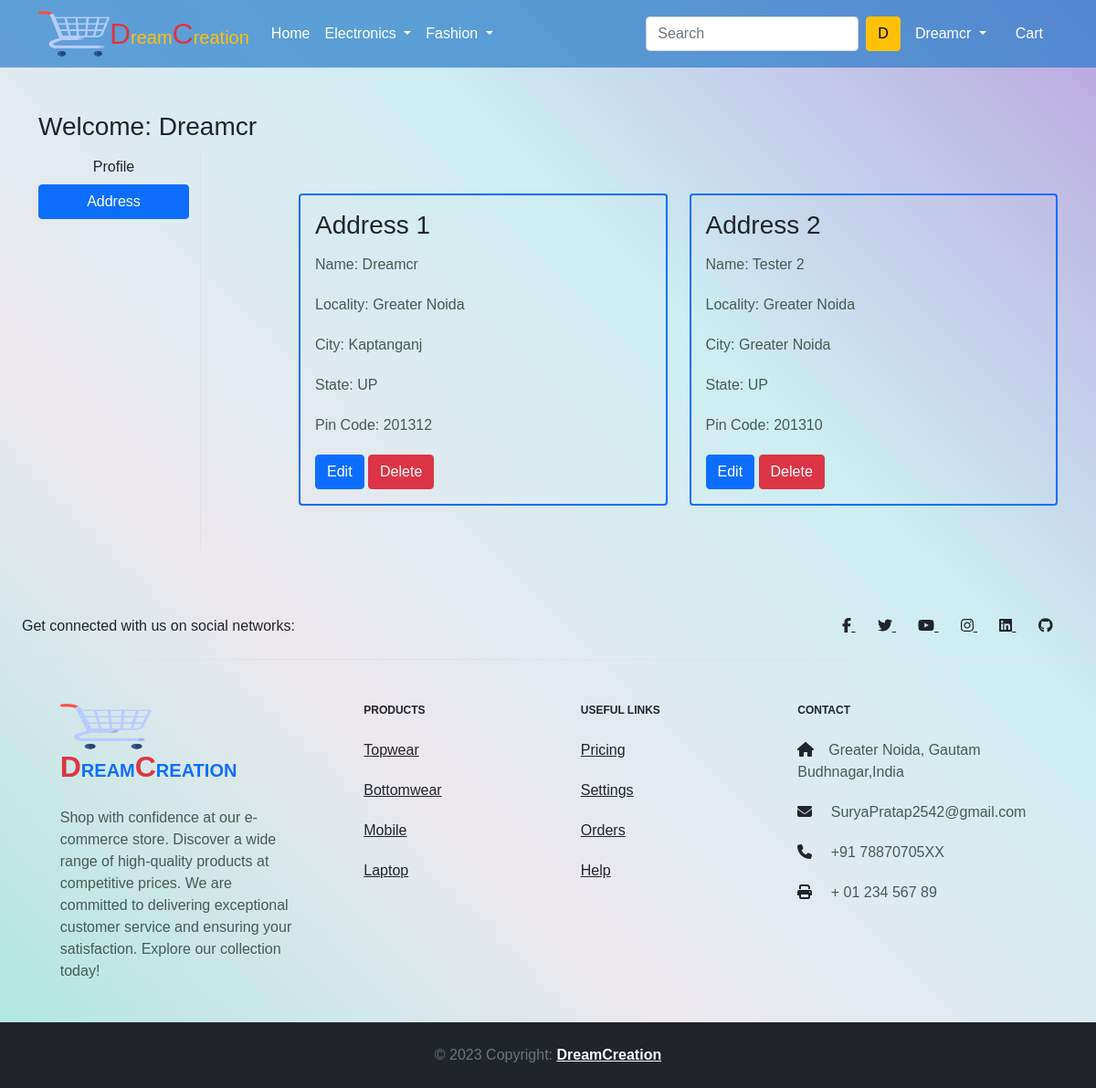
The page /address/ (signed in) on the database its author committed.
### app/models.py (models this page shows, shortened)
class Customer(models.Model):
    user=models.ForeignKey(User,on_delete=models.CASCADE)
    name=models.CharField(max_length=200)
    locality=models.CharField(max_length=200)
    city=models.CharField(max_length=50)
    zipcode=models.IntegerField()
    state=models.CharField(choices=STATE_CHOICES,max_length=50)

### app/views.py (the view)
# urls.py: path('address/', views.address, name='address'),
@login_required
def address(request):
    add = Customer.objects.filter(user=request.user)
    return render(request, 'app/address.html', {'add': add, 'active': 'btn-primary'})

### app/templates/app/address.html (shortened to what this page needs)
{% extends 'app/base.html' %}
{% load static %}
{% block main-content %}
<div class="container my-5">
    <div class="row">
        <h3>Welcome: <span class="text-capitalize">{{ request.user }}</span></h3>
        <div class="col-sm-2 border-end">
            <ul class="list-unstyled">
                <li class="d-grid"><a href="{% url 'profile' %}" class="btn">Profile</a></li>
                <li class="d-grid"><a href="{% url 'address' %}" class="btn {{ active }}">Address</a></li>
            </ul>
        </div>
        <div class="col-sm-9 offset-sm-1 mt-5">
            <div class="row">
                {% for ad in add %}
                <div class="col-sm-6">
                    <div class="card bg-transparent border border-primary border-2 border-rounded mb-5">
                        <div class="card-body">
                            <h3>Address {{ forloop.counter }}</h3>
                            <p>Name: {{ ad.name }}</p>
                            <p>Locality: {{ ad.locality }}</p>
                            <p>City: {{ ad.city }}</p>
                            <p>State: {{ ad.state }}</p>
                            <p>Pin Code: {{ ad.zipcode }}</p>
                            <div class="mt-3">
                                <a href="{% url 'edit_address' address_id=ad.id %}" class="btn btn-primary">Edit</a>
                                <form action="{% url 'delete_address' address_id=ad.id %}" method="post" style="display: inline;">
                                    <button type="submit" class="btn btn-danger">Delete</button>
                                </form>
                            </div>
                        </div>
                    </div>
                </div>
                {% endfor %}
            </div>
        </div>
    </div>
</div>
{% endblock main-content %}

### app/templates/app/base.html (shortened to what this page needs)
<!doctype html>
{% load static %}
<html lang="en">
<head>
  <link href="https://cdn.jsdelivr.net/npm/bootstrap@5.0.0-beta1/dist/css/bootstrap.min.css" rel="stylesheet"
>
  <link rel="stylesheet" href="{% static 'app/css/owl.carousel.min.css' %}">
  <link rel="stylesheet" href="{% static 'app/css/all.min.css' %}">
  <link rel="stylesheet" href="{% static 'app/css/style.css' %}">
</head>
<body >
  <nav class="navbar navbar-expand-lg ">
    <div class="container">
      <img src="{% static 'app/images/shopping-cart.png' %}" width="100" height="50" margin-left="-30px" class="logo" alt="">
      <a class="navbar-brand text-warning" href="/"><span class="text-danger fs-2">D</span>ream<span class="text-danger fs-2">C</span>reation</a>
      <div class="collapse navbar-collapse" id="navbarSupportedContent">
        <ul class="navbar-nav me-auto mb-2 mb-lg-0">
          <li class="nav-item">
            <a class="nav-link active text-white" aria-current="page" href="/">Home</a>
          </li>
          <li class="nav-item dropdown">
            <a class="nav-link dropdown-toggle text-white" href="#" id="electronicsDropdown" role="button"
              data-bs-toggle="dropdown" aria-expanded="false">
              Electronics
            </a>
          </li>
          <li class="nav-item dropdown">
            <a class="nav-link dropdown-toggle text-white" href="#" id="fashionDropdown" role="button"
              data-bs-toggle="dropdown" aria-expanded="false">
              Fashion
            </a>
          </li>
        </ul>
        {% if request.user.is_authenticated %}
        <form class="d-flex">
          <input class="form-control me-2" type="search" placeholder="Search" aria-label="Search">
          <button class="btn btn-warning" type="submit">{{ request.user.username|first|upper }}</button>
        </form>
        {%endif%}
        <div>
          <ul class="navbar-nav me-auto mb-2 mb-lg-0">
            {% if request.user.is_authenticated %}
            <li class="nav-item dropdown mx-2">
              <a class="nav-link dropdown-toggle text-white" href="#" id="profileDropdown" role="button"
                data-bs-toggle="dropdown" aria-expanded="false">
                <span class="text-capitalize">{{request.user.username|capfirst}}</span>
              </a>
            </li>
            <li class="nav-item mx-2">
              <a href="{% url 'showcart' %}" class="nav-link text-white"> Cart
              </a>
            </li>
            {% endif %}
          </ul>
        </div>
      </div>
    </div>
  </nav>
  {% block main-content %} {% endblock main-content %}
<footer class="text-center text-lg-start bgc text-muted" >
  <section class="d-flex justify-content-center justify-content-lg-between p-4 border-bottom text-dark">
    <div class="me-5 d-none d-lg-block">
      <span>Get connected with us on social networks:</span>
    </div>
    <div>
      <a href="https://www.facebook.com/profile.php?id=100029290171764" class="me-4 text-dark">
        <i class="fab fa-facebook-f"></i>
      </a>
      <a href="https://twitter.com/suryapratp788" class="me-4 text-reset">
        <i class="fab fa-twitter"></i>
      </a>
      <a href="https://www.youtube.com/c/DreamPoint" class="me-4 text-reset">
        <i class="fab fa-youtube"></i>
      </a>
      <a href="https://www.instagram.com/suryapratap6473/" class="me-4 text-reset">
        <i class="fab fa-instagram"></i>
      </a>
      <a href="https://www.linkedin.com/in/surya-pratap-singh-288bb4132/" class="me-4 text-reset">
        <i class="fab fa-linkedin"></i>
      </a>
      <a href="https://github.com/SuryaPratap2542" class="me-4 text-reset">
        <i class="fab fa-github"></i>
      </a>
    </div>
  </section>
  <section class="text-dark">
    <div class="container text-center text-md-start mt-5">
      <div class="row mt-3">
        <div class="col-md-3 col-lg-4 col-xl-3 mx-auto mb-4">
          <h6 class="text-uppercase fw-bold mb-4 text-dark">
            <img src="{% static 'app/images/shopping-cart.png' %}" width="100" height="50" margin-left="-30px" class="logo" alt="">
            <a class="navbar-brand" href="/"><span class="text-danger fs-2">D</span>ream<span class="text-danger fs-2">C</span>reation</a>
          </h6>
          <p>
            Shop with confidence at our e-commerce store. Discover a wide range of high-quality products at competitive prices. We are committed to delivering exceptional customer service and ensuring your satisfaction. Explore our collection today!
          </p>
        </div>
        <div class="col-md-2 col-lg-2 col-xl-2 mx-auto mb-4 text-dark">
          <h6 class="text-uppercase fw-bold mb-4">
            Products
          </h6>
          <p>
            <a href="{% url 'topwear' %}" class="text-dark">Topwear</a>
          </p>
          <p>
            <a href="{% url 'bottomwear' %}" class="text-dark">Bottomwear</a>
          </p>
          <p>
            <a href="{% url 'mobile' %}" class="text-dark">Mobile</a>
          </p>
          <p>
            <a href="{% url 'laptop' %}" class="text-dark">Laptop</a>
          </p>
        </div>
        <div class="col-md-3 col-lg-2 col-xl-2 mx-auto mb-4">
          <h6 class="text-uppercase fw-bold mb-4">
            Useful links
          </h6>
          <p>
            <a href="#!" class="text-dark">Pricing</a>
          </p>
          <p>
            <a href="#!" class="text-dark">Settings</a>
          </p>
          <p>
            <a href="#!" class="text-dark">Orders</a>
          </p>
          <p>
            <a href="#!" class="text-dark">Help</a>
          </p>
        </div>
        <div class="col-md-4 col-lg-3 col-xl-3 mx-auto mb-md-0 mb-4 ">
          <h6 class="text-uppercase fw-bold mb-4 text-dark">Contact</h6>
          <p><i class="fas fa-home me-3 text-dark"></i>Greater Noida, Gautam Budhnagar,India</p>
          <p>
            <i class="fas fa-envelope me-3 text-dark"></i>
            SuryaPratap2542@gmail.com
          </p>
          <p><i class="fas fa-phone me-3 text-dark"></i> +91 78870705XX</p>
          <p><i class="fas fa-print me-3 text-dark"></i> + 01 234 567 89</p>
        </div>
      </div>
    </div>
  </section>
  <div class="text-center p-4 bg-dark" >
    © 2023 Copyright:
    <a class=" text-light fw-bold" href="https://mdbootstrap.com/">DreamCreation</a>
  </div>
</footer>
</body>
</html>

### app/static/app/css/style.css (style rules this page uses)
body { background: linear-gradient(to top right, #aae6e0,#e9e3ead0,#c0e9eecb,#a98fd8cc); }
nav { background: #2077c8a8; }
* { margin: 0; padding: 0; box-sizing: border-box; font-family: 'Spartan', sans-serif; }
h6 { font-weight: 50px; font-size: 12px; }
p { font-size: 16px; color: #465b52; margin: 15px 0 20px 0; }

### rows shown on the page
Customer: name "Dreamcr", locality "Greater Noida", city "Kaptanganj", state "UP", zipcode "201312"
Customer: name "Tester 2", locality "Greater Noida", city "Greater Noida", state "UP", zipcode "201310"

### other values the page prints
{{ request.user.username|first|upper }} "D"
{{ request.user.username|capfirst }} "Dreamcr"
{{ request.user }} "Dreamcr"
